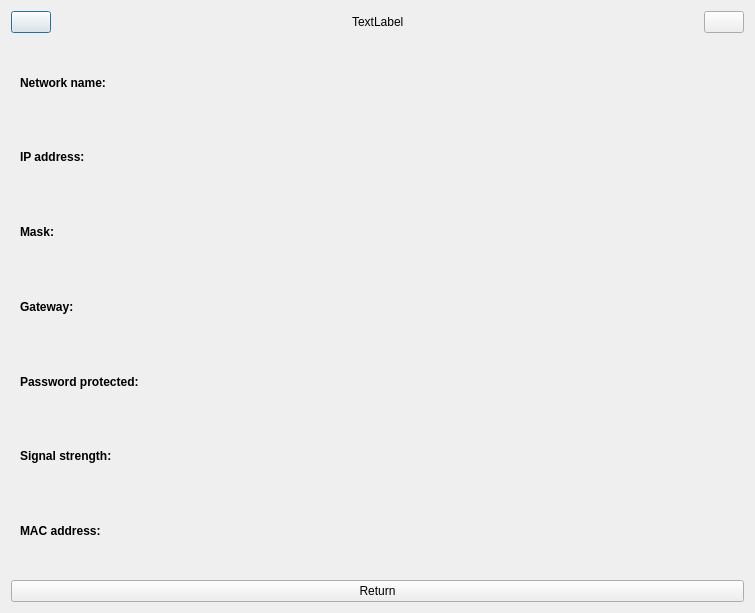
<?xml version="1.0" encoding="UTF-8"?>
<ui version="4.0">
 <class>wifilogger</class>
 <widget class="QDialog" name="wifilogger">
  <property name="geometry">
   <rect>
    <x>0</x>
    <y>0</y>
    <width>755</width>
    <height>613</height>
   </rect>
  </property>
  <property name="windowTitle">
   <string>Dialog</string>
  </property>
  <layout class="QGridLayout" name="gridLayout_2">
   <item row="1" column="0">
    <widget class="QStackedWidget" name="stackedWidget">
     <property name="lineWidth">
      <number>0</number>
     </property>
     <property name="currentIndex">
      <number>0</number>
     </property>
     <widget class="QWidget" name="page_0">
      <layout class="QVBoxLayout" name="verticalLayout_2">
       <item>
        <layout class="QHBoxLayout" name="horizontalLayout_4">
         <item>
          <widget class="QLabel" name="label_3">
           <property name="font">
            <font>
             <weight>75</weight>
             <bold>true</bold>
            </font>
           </property>
           <property name="text">
            <string>Network name: </string>
           </property>
          </widget>
         </item>
         <item>
          <widget class="QLabel" name="netNameLabel">
           <property name="text">
            <string/>
           </property>
          </widget>
         </item>
         <item>
          <spacer name="horizontalSpacer_4">
           <property name="orientation">
            <enum>Qt::Horizontal</enum>
           </property>
           <property name="sizeHint" stdset="0">
            <size>
             <width>40</width>
             <height>20</height>
            </size>
           </property>
          </spacer>
         </item>
        </layout>
       </item>
       <item>
        <layout class="QHBoxLayout" name="horizontalLayout_2">
         <item>
          <widget class="QLabel" name="label">
           <property name="font">
            <font>
             <weight>75</weight>
             <italic>false</italic>
             <bold>true</bold>
            </font>
           </property>
           <property name="text">
            <string>IP address:</string>
           </property>
          </widget>
         </item>
         <item>
          <widget class="QLabel" name="ipLabel">
           <property name="text">
            <string/>
           </property>
          </widget>
         </item>
         <item>
          <spacer name="horizontalSpacer_3">
           <property name="orientation">
            <enum>Qt::Horizontal</enum>
           </property>
           <property name="sizeHint" stdset="0">
            <size>
             <width>40</width>
             <height>20</height>
            </size>
           </property>
          </spacer>
         </item>
        </layout>
       </item>
       <item>
        <layout class="QHBoxLayout" name="horizontalLayout_5">
         <item>
          <widget class="QLabel" name="label_4">
           <property name="font">
            <font>
             <weight>75</weight>
             <bold>true</bold>
            </font>
           </property>
           <property name="text">
            <string>Mask: </string>
           </property>
          </widget>
         </item>
         <item>
          <widget class="QLabel" name="maskLabel">
           <property name="text">
            <string/>
           </property>
          </widget>
         </item>
         <item>
          <spacer name="horizontalSpacer_5">
           <property name="orientation">
            <enum>Qt::Horizontal</enum>
           </property>
           <property name="sizeHint" stdset="0">
            <size>
             <width>40</width>
             <height>20</height>
            </size>
           </property>
          </spacer>
         </item>
        </layout>
       </item>
       <item>
        <layout class="QHBoxLayout" name="horizontalLayout_7">
         <item>
          <widget class="QLabel" name="label_5">
           <property name="font">
            <font>
             <weight>75</weight>
             <bold>true</bold>
            </font>
           </property>
           <property name="text">
            <string>Gateway: </string>
           </property>
          </widget>
         </item>
         <item>
          <widget class="QLabel" name="gatewayLabel">
           <property name="text">
            <string/>
           </property>
          </widget>
         </item>
         <item>
          <spacer name="horizontalSpacer_6">
           <property name="orientation">
            <enum>Qt::Horizontal</enum>
           </property>
           <property name="sizeHint" stdset="0">
            <size>
             <width>40</width>
             <height>20</height>
            </size>
           </property>
          </spacer>
         </item>
        </layout>
       </item>
       <item>
        <layout class="QHBoxLayout" name="horizontalLayout_10">
         <item>
          <widget class="QLabel" name="label_6">
           <property name="font">
            <font>
             <weight>75</weight>
             <bold>true</bold>
            </font>
           </property>
           <property name="text">
            <string>Password protected:</string>
           </property>
          </widget>
         </item>
         <item>
          <widget class="QLabel" name="encryptionLabel">
           <property name="text">
            <string/>
           </property>
          </widget>
         </item>
         <item>
          <spacer name="horizontalSpacer_7">
           <property name="orientation">
            <enum>Qt::Horizontal</enum>
           </property>
           <property name="sizeHint" stdset="0">
            <size>
             <width>40</width>
             <height>20</height>
            </size>
           </property>
          </spacer>
         </item>
        </layout>
       </item>
       <item>
        <layout class="QHBoxLayout" name="horizontalLayout_12">
         <item>
          <widget class="QLabel" name="label_2">
           <property name="font">
            <font>
             <weight>75</weight>
             <bold>true</bold>
            </font>
           </property>
           <property name="text">
            <string>Signal strength: </string>
           </property>
          </widget>
         </item>
         <item>
          <widget class="QLabel" name="signalLabel">
           <property name="text">
            <string/>
           </property>
          </widget>
         </item>
         <item>
          <spacer name="horizontalSpacer_8">
           <property name="orientation">
            <enum>Qt::Horizontal</enum>
           </property>
           <property name="sizeHint" stdset="0">
            <size>
             <width>40</width>
             <height>20</height>
            </size>
           </property>
          </spacer>
         </item>
        </layout>
       </item>
       <item>
        <layout class="QHBoxLayout" name="horizontalLayout_15">
         <item>
          <widget class="QLabel" name="label_7">
           <property name="font">
            <font>
             <weight>75</weight>
             <bold>true</bold>
            </font>
           </property>
           <property name="text">
            <string>MAC address: </string>
           </property>
          </widget>
         </item>
         <item>
          <widget class="QLabel" name="macLabel">
           <property name="text">
            <string/>
           </property>
          </widget>
         </item>
         <item>
          <spacer name="horizontalSpacer_9">
           <property name="orientation">
            <enum>Qt::Horizontal</enum>
           </property>
           <property name="sizeHint" stdset="0">
            <size>
             <width>40</width>
             <height>20</height>
            </size>
           </property>
          </spacer>
         </item>
        </layout>
       </item>
      </layout>
     </widget>
     <widget class="QWidget" name="page_0_fallback">
      <layout class="QGridLayout" name="gridLayout">
       <item row="0" column="0">
        <widget class="QLabel" name="label_8">
         <property name="font">
          <font>
           <weight>75</weight>
           <bold>true</bold>
          </font>
         </property>
         <property name="lineWidth">
          <number>0</number>
         </property>
         <property name="text">
          <string>No wifi connected</string>
         </property>
         <property name="alignment">
          <set>Qt::AlignCenter</set>
         </property>
        </widget>
       </item>
      </layout>
     </widget>
     <widget class="QWidget" name="page_1">
      <layout class="QGridLayout" name="gridLayout_3">
       <item row="0" column="0">
        <widget class="QTextBrowser" name="fancyLogsText"/>
       </item>
      </layout>
     </widget>
     <widget class="QWidget" name="page_2">
      <layout class="QGridLayout" name="gridLayout_4">
       <item row="0" column="0">
        <widget class="QTextBrowser" name="allLogsText"/>
       </item>
      </layout>
     </widget>
    </widget>
   </item>
   <item row="0" column="0">
    <layout class="QHBoxLayout" name="horizontalLayout">
     <item>
      <widget class="QPushButton" name="previousBtn">
       <property name="text">
        <string/>
       </property>
       <property name="icon">
        <iconset resource="../../../eink.qrc">
         <normaloff>:/resources/chevron-left.png</normaloff>:/resources/chevron-left.png</iconset>
       </property>
      </widget>
     </item>
     <item>
      <spacer name="horizontalSpacer">
       <property name="orientation">
        <enum>Qt::Horizontal</enum>
       </property>
       <property name="sizeHint" stdset="0">
        <size>
         <width>40</width>
         <height>20</height>
        </size>
       </property>
      </spacer>
     </item>
     <item>
      <widget class="QLabel" name="nameLabel">
       <property name="text">
        <string>TextLabel</string>
       </property>
      </widget>
     </item>
     <item>
      <spacer name="horizontalSpacer_2">
       <property name="orientation">
        <enum>Qt::Horizontal</enum>
       </property>
       <property name="sizeHint" stdset="0">
        <size>
         <width>40</width>
         <height>20</height>
        </size>
       </property>
      </spacer>
     </item>
     <item>
      <widget class="QPushButton" name="nextBtn">
       <property name="text">
        <string/>
       </property>
       <property name="icon">
        <iconset resource="../../../eink.qrc">
         <normaloff>:/resources/chevron-right.png</normaloff>:/resources/chevron-right.png</iconset>
       </property>
      </widget>
     </item>
    </layout>
   </item>
   <item row="2" column="0">
    <widget class="QPushButton" name="returnBtn">
     <property name="text">
      <string>Return</string>
     </property>
    </widget>
   </item>
  </layout>
 </widget>
 <resources>
  <include location="../../../eink.qrc"/>
 </resources>
 <connections/>
</ui>
